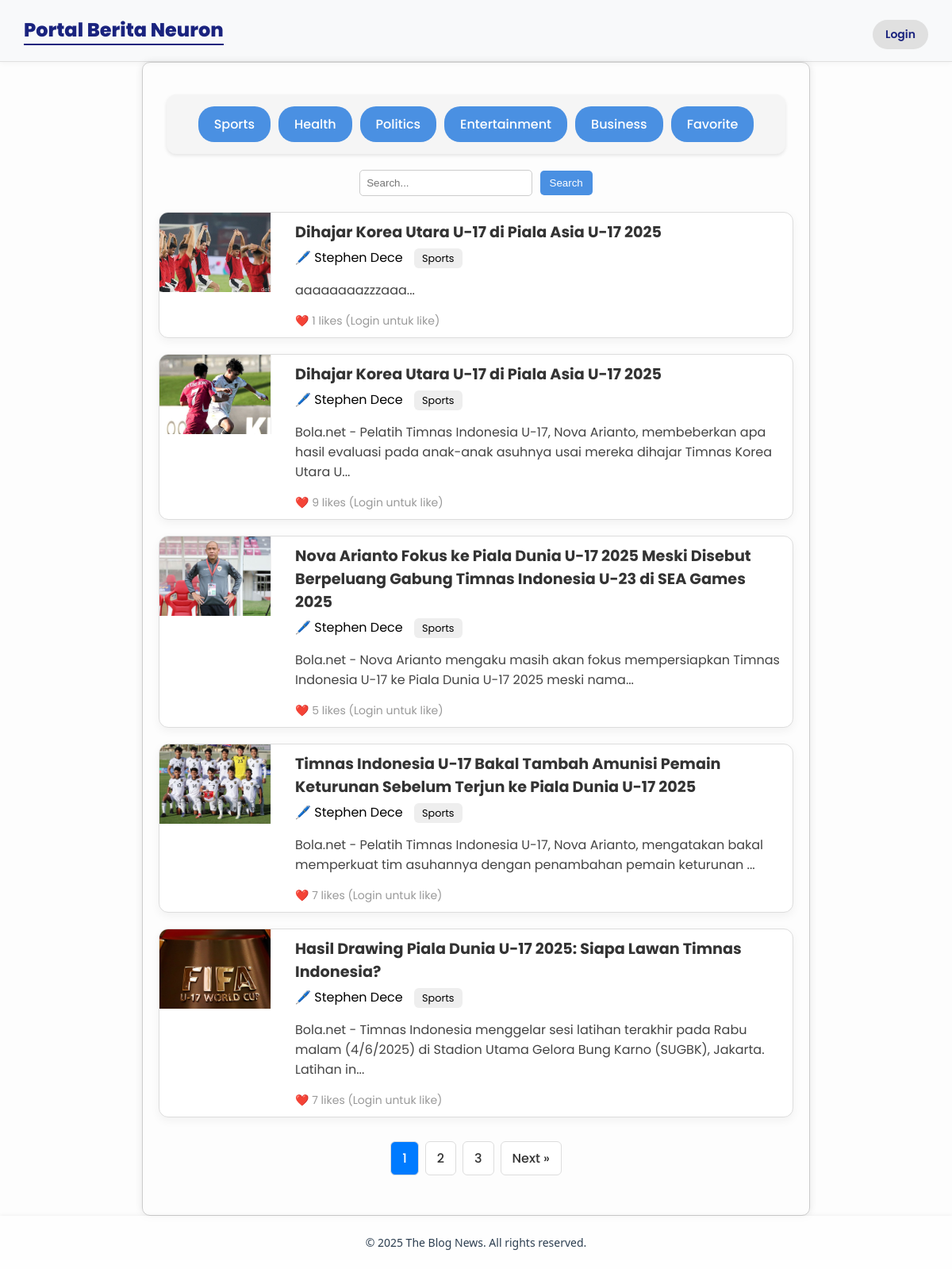
The page / on the database its author committed.
### tables this page shows
CREATE TABLE `post_article` (
  `post_id` int(11) NOT NULL,
  `title` varchar(255) NOT NULL,
  `description` text NOT NULL,
  `category_id` int(11) DEFAULT NULL,
  `post_date` timestamp NOT NULL DEFAULT current_timestamp(),
  `username` varchar(255) DEFAULT NULL,
  `post_img` varchar(255) DEFAULT NULL,
  `total_like` int(11) DEFAULT 0,
  `user_id` int(11) NOT NULL,
  `status` enum('active','takedown') NOT NULL DEFAULT 'active'
);

CREATE TABLE `category_post` (
  `category_id` int(11) NOT NULL,
  `category_description` varchar(50) NOT NULL,
  `total_post` int(11) DEFAULT 0
);

### index.php (the view, shortened to what this page needs)
<!DOCTYPE html>
<html lang="id">
<head>
  <link rel="stylesheet" href="main.css" />
  <link rel="stylesheet" href="index_style.css" />
  <link rel="stylesheet" href="container.css" />
  <link rel="stylesheet" href="footer.css" />
</head>
<body>
<?php include 'header.php'; ?>
<section class="main-grid">
  <div class="main-content">
    <div class="container">
      <div class="top-category-bar">
        <a href="sport.php" class="category-btn">Sports</a>
        <a href="health.php" class="category-btn">Health</a>
        <a href="politics.php" class="category-btn">Politics</a>
        <a href="entertainment.php" class="category-btn">Entertainment</a>
        <a href="business.php" class="category-btn">Business</a>
        <a href="favorite.php" class="category-btn">Favorite</a>
      </div>
      <section class="content">
        <div class="search-bar">
          <form action="" method="GET">
            <input type="text" name="search" placeholder="Search..." value="<?= isset($_GET['search']) ? htmlspecialchars($_GET['search']) : '' ?>">
            <button type="submit">Search</button>
          </form>
        </div>
        <?php
        $limit = 5;
        $page = isset($_GET['page']) ? max(1, intval($_GET['page'])) : 1;
        $offset = ($page - 1) * $limit;
        $search = isset($_GET['search']) ? '%' . $_GET['search'] . '%' : '%';
        $isLoggedIn = isset($_SESSION['user_id']);
        $stmtCount = mysqli_prepare($conn, "SELECT COUNT(1) as total FROM post_article WHERE status = 'active' AND (title LIKE ? OR username LIKE ?)");
        mysqli_stmt_bind_param($stmtCount, "ss", $search, $search);
        mysqli_stmt_execute($stmtCount);
        $resultCount = mysqli_stmt_get_result($stmtCount);
        $totalRows = mysqli_fetch_assoc($resultCount)['total'];
        $totalPages = ceil($totalRows / $limit);
        $stmt = mysqli_prepare($conn, "SELECT p.*, c.category_description FROM post_article p LEFT JOIN category_post c ON p.category_id = c.category_id WHERE p.status = 'active' AND (p.title LIKE ? OR p.username LIKE ?) ORDER BY p.post_date DESC LIMIT ? OFFSET ?");
        mysqli_stmt_bind_param($stmt, "ssii", $search, $search, $limit, $offset);
        mysqli_stmt_execute($stmt);
        $result = mysqli_stmt_get_result($stmt);
        if (mysqli_num_rows($result) > 0) {
          echo '<div class="article-list">';
          while ($row = mysqli_fetch_assoc($result)) {
            $imgPath = 'http://localhost/assessment-master/uploads/' . str_replace("-", "/", explode(" ", $row['post_date'])[0]) . '/' . $row['post_img'];
            echo '<div class="article-card">';
            echo '  <div class="article-image">';
            echo '    <img src="' . $imgPath . '" alt="Article Image">';
            echo '  </div>';
            echo '  <div class="article-content">';
            echo '    <h3><a href="full_article.php?post_id=' . $row['post_id'] . '&from=index">' . htmlspecialchars($row['title']) . '</a></h3>';
            echo '    <span>🖊️ ' . htmlspecialchars($row['username']) . '</span> ';
            echo '    <span class="category-tag">' . htmlspecialchars($row['category_description'] ?? 'Umum') . '</span>';
            echo '    <p class="description">' . substr(strip_tags($row['description']), 0, 150) . '...</p>';
            if ($isLoggedIn) {
              $liked = in_array($row['post_id'], $_SESSION['liked_articles']);
              $like_text = $liked ? '❤️ Liked' : '🤍 Like';
              $like_disabled = $liked ? 'disabled' : '';
              echo '<form method="POST" action="index.php?page=' . $page . (isset($_GET['search']) ? '&search=' . urlencode(trim($_GET['search'])) : '') . '" class="like-form">';
              echo '  <input type="hidden" name="like_post_id" value="' . $row['post_id'] . '">';
              echo '  <button type="submit" name="like" class="like-btn" ' . $like_disabled . '>' . $like_text . '</button>';
              echo '  <span class="like-count">' . (int)$row['total_like'] . ' likes</span>';
              echo '</form>';
            } else {
              echo '<div class="like-disabled">❤️ <span class="like-count">' . (int)$row['total_like'] . ' likes</span> (Login untuk like)</div>';
            }
            echo '  </div>';
            echo '</div>';
          }
          echo '</div>';
        } else {
          echo '<p>Tidak ditemukan artikel.</p>';
        }
        if ($totalPages > 1) {
          echo '<div class="pagination">';
          for ($i = 1; $i <= $totalPages; $i++) {
            $active = $i == $page ? 'class="active"' : '';
            echo '<a href="?page=' . $i . (isset($_GET['search']) ? '&search=' . urlencode(trim($_GET['search'])) : '') . '" ' . $active . '>' . $i . '</a>';
          }
          if ($page < $totalPages) {
            echo '<a href="?page=' . ($page + 1) . (isset($_GET['search']) ? '&search=' . urlencode(trim($_GET['search'])) : '') . '">Next &raquo;</a>';
          }
          echo '</div>';
        }
        ?>
      </section>
    </div>
  </div>
</section>
<?php include 'footer.php'; ?>
</body>
</html>

### header.php (shortened to what this page needs)
<?php
$user_logged_in = isset($_SESSION['user_id']);
include 'koneksi.php';
?>
<header class="site-header">
    <div class="header-container">
        <div class="site-logo">
            <a href="index.php">Portal Berita Neuron</a>
        </div>
        <div class="user-info">
            <?php if ($user_logged_in): ?>
                <?php
                $user_id = $_SESSION['user_id'];
                $query = "SELECT first_name FROM act_users WHERE user_id = ?";
                $stmt = $conn->prepare($query);
                $stmt->bind_param("i", $user_id);
                $stmt->execute();
                $result = $stmt->get_result();
                if ($result && $result->num_rows > 0) {
                    $row = $result->fetch_assoc();
                    $first_name = $row['first_name'];
                ?>
                    <span class="greeting">Selamat datang, <?php echo htmlspecialchars($first_name); ?></span>
                    <div class="user-actions">
                        <a href="update_profile.php" class="profile-btn" title="Lihat/Update Profil">
                            <svg xmlns="http://www.w3.org/2000/svg" class="profile-icon" fill="none" viewBox="0 0 24 24" stroke="currentColor">
                                <path stroke-linecap="round" stroke-linejoin="round" stroke-width="2"
                                    d="M5.121 17.804A8 8 0 0112 16a8 8 0 016.879 1.804M15 11a3 3 0 11-6 0 3 3 0 016 0z"/>
                            </svg>
                        </a>
                        <form action="logout.php" method="post" class="logout-form">
                            <button type="submit" class="logout-btn" name="logout">Logout</button>
                        </form>
                    </div>
                <?php } else { ?>
                    <span class="greeting">Selamat datang, Pengguna</span>
                <?php } ?>
            <?php else: ?>
                <a href="login_user.php" class="login-btn">Login</a>
            <?php endif; ?>
        </div>
    </div>
</header>

### footer.php
<footer class="site-footer">
  <div class="footer-inner">
    <p>&copy; <?= date("Y"); ?> The Blog News. All rights reserved.</p>
  </div>
</footer>

### main.css (style rules this page uses)
body { font-family: 'Segoe UI', Tahoma, Geneva, Verdana, sans-serif; background-color: #fdfdfd; margin: 0; padding: 0; }
.top-category-bar { display: flex; flex-wrap: wrap; justify-content: center; gap: 10px; padding: 15px 10px; background-color: #f5f5f5; border-radius: 12px; margin: 20px auto; width: 95%; box-shadow: 0 2px 4px rgba(0,0,0,0.1); }
.category-btn { background-color: #4a90e2; color: white; padding: 10px 20px; text-decoration: none; border-radius: 20px; font-weight: 500; transition: background-color 0.3s, transform 0.2s; }
.search-bar { margin: 20px 0; text-align: center; }
.search-bar input[type="text"] { padding: 8px; width: 200px; border-radius: 5px; border: 1px solid #ccc; }
.search-bar button { padding: 8px 12px; background-color: #4a90e2; color: white; border: none; border-radius: 5px; cursor: pointer; margin-left: 5px; }
.article-list { display: flex; flex-direction: column; gap: 20px; }
.pagination { text-align: center; margin: 30px 0; }
.container { padding: 20px; }

### index_style.css (style rules this page uses)
.article-list { display: flex; flex-direction: column; gap: 20px; }
.article-card { display: flex; gap: 20px; border: 1px solid #ddd; border-radius: 12px; overflow: hidden; box-shadow: 0 4px 12px rgba(0,0,0,0.05); transition: transform 0.2s ease; background-color: #fff; }
.article-image img { width: 140px; height: 100px; object-fit: cover; border-right: 1px solid #eee; }
.article-content { flex-grow: 1; padding: 10px; }
.article-content h3 { margin-top: 0; font-size: 1.2rem; margin-bottom: 5px; }
.article-content h3 a { text-decoration: none; color: #333; }
.category-tag { background-color: #eee; padding: 4px 10px; border-radius: 6px; margin-left: 10px; font-size: 0.8rem; }
.description { font-size: 1rem; color: #444; }
.pagination { margin-top: 20px; text-align: center; }

### container.css (style rules this page uses)
.container { max-width: 800px; margin: 0 auto; padding: 20px; border: 1px solid #ccc; border-radius: 10px; box-shadow: 0 0 10px rgba(0, 0, 0, 0.1); }

### footer.css (style rules this page uses)
.site-footer { width: 100%; background-color: rgba(255, 255, 255, 0.6); color: #2c3e50; padding: 10px 0; text-align: center; font-family: 'Segoe UI', sans-serif; font-size: 14px; box-shadow: 0 -1px 5px rgba(0,0,0,0.05); }

### index.php (style rules this page uses)
.pagination { display: flex; justify-content: center; align-items: center; gap: 8px; margin: 30px 0; flex-wrap: wrap; }
.pagination a { padding: 8px 14px; border: 1px solid #ddd; background-color: #fff; color: #333; text-decoration: none; border-radius: 6px; font-weight: 500; }
.pagination a.active { background-color: #007bff; color: white; }
.like-disabled { margin-top: 10px; font-size: 14px; color: #999; }

### header.php (style rules this page uses)
body { margin: 0; font-family: 'Poppins', sans-serif; }
.site-header { background-color: #f8f9fa; border-bottom: 1px solid #e0e0e0; box-shadow: 0 2px 6px rgba(0, 0, 0, 0.04); padding: 15px 30px; }
.header-container { max-width: 1200px; margin: 0 auto; display: flex; align-items: center; justify-content: space-between; flex-wrap: wrap; }
.site-logo a { text-decoration: none; font-size: 24px; font-weight: 800; color: #1a237e; border-bottom: 2px solid #1a237e; display: inline-block; animation: float-glow 3s ease-in-out infinite; }
.user-info { display: flex; flex-direction: column; align-items: flex-end; gap: 5px; margin-top: 10px; }
.login-btn, .logout-btn { padding: 8px 16px; border-radius: 20px; font-size: 14px; text-decoration: none; border: none; cursor: pointer; font-weight: 600; transition: background-color 0.3s ease; }
.login-btn { background-color: #e0e0e0; color: #1a237e; }

### rows shown on the page
post_article: post_date+post_img (picture), title "Dihajar Korea Utara U-17 di Piala Asia U-17 2025", username "Stephen Dece", category.category_description "Sports", description "aaaaaaaazzzaaa", total_like "1"
post_article: post_date+post_img (picture), title "Dihajar Korea Utara U-17 di Piala Asia U-17 2025", username "Stephen Dece", category.category_description "Sports", description "Bola.net - Pelatih Timnas Indonesia U-17, Nova Arianto, membeberkan apa hasil evaluasi pada anak-anak asuhnya usai mereka dihajar Timnas Korea Utara U", total_like "9"
post_article: post_date+post_img (picture), title "Nova Arianto Fokus ke Piala Dunia U-17 2025 Meski Disebut Berpeluang Gabung Timnas Indonesia U-23 di SEA Games 2025", username "Stephen Dece", category.category_description "Sports", description "Bola.net - Nova Arianto mengaku masih akan fokus mempersiapkan Timnas Indonesia U-17 ke Piala Dunia U-17 2025 meski nama", total_like "5"
post_article: post_date+post_img (picture), title "Timnas Indonesia U-17 Bakal Tambah Amunisi Pemain Keturunan Sebelum Terjun ke Piala Dunia U-17 2025", username "Stephen Dece", category.category_description "Sports", description "Bola.net - Pelatih Timnas Indonesia U-17, Nova Arianto, mengatakan bakal memperkuat tim asuhannya dengan penambahan pemain keturunan", total_like "7"
post_article: post_date+post_img (picture), title "Hasil Drawing Piala Dunia U-17 2025: Siapa Lawan Timnas Indonesia?", username "Stephen Dece", category.category_description "Sports", description "Bola.net - Timnas Indonesia menggelar sesi latihan terakhir pada Rabu malam (4/6/2025) di Stadion Utama Gelora Bung Karno (SUGBK), Jakarta. Latihan in", total_like "7"
